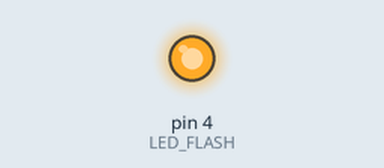
Recording of a sketch running on a simulated Arduino Uno, built with avr-gcc and run on an emulated ATmega328P. Parts: output pins drawn as LEDs (lit = HIGH).

Above: at 0.1 s.
At 5.1 s:
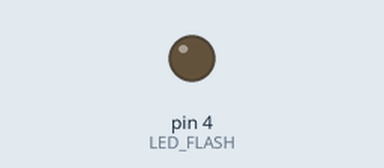
Timing chart, 0 to 6.6 s (numbered marks = the images above):
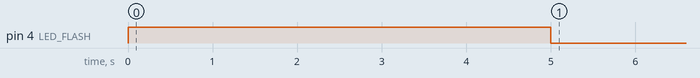

The sketch:

ledteste.ino
```cpp
#define LED_FLASH 4

void setup() {

  pinMode(LED_FLASH, OUTPUT);

  // Acende o LED
  digitalWrite(LED_FLASH, HIGH);

  // Espera 5 segundos
  delay(5000);

  // Apaga o LED
  digitalWrite(LED_FLASH, LOW);
}

void loop() {

}
```
